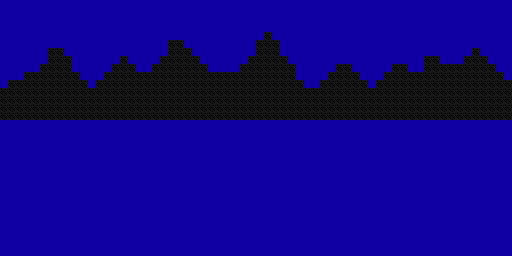

A level layout from a 2D game, rendered from its tile map. Below: a short description, then the map file with its tile-grid data intact:
An orthogonal 64x32 tile map with 8x8 px tiles, 1 tile layer (Tile Layer 1).

<map version="1.10" tiledversion="1.10.2" orientation="orthogonal" renderorder="right-down" width="64" height="32" tilewidth="8" tileheight="8" infinite="0" nextlayerid="2" nextobjectid="1">
 <editorsettings>
  <export target="../Final_Project_NationJared/MovingMountains.c" format="gba" />
 </editorsettings>
 <tileset firstgid="1" source="Rooftop_Ground_TilesetBitmap.tsx" />
 <layer id="1" name="Tile Layer 1" width="64" height="32">
  <data encoding="csv">
5,5,5,5,5,5,5,5,5,5,5,5,5,5,5,5,5,5,5,5,5,5,5,5,5,5,5,5,5,5,5,5,5,5,5,5,5,5,5,5,5,5,5,5,5,5,5,5,5,5,5,5,5,5,5,5,5,5,5,5,5,5,5,5,
5,5,5,5,5,5,5,5,5,5,5,5,5,5,5,5,5,5,5,5,5,5,5,5,5,5,5,5,5,5,5,5,5,5,5,5,5,5,5,5,5,5,5,5,5,5,5,5,5,5,5,5,5,5,5,5,5,5,5,5,5,5,5,5,
5,5,5,5,5,5,5,5,5,5,5,5,5,5,5,5,5,5,5,5,5,5,5,5,5,5,5,5,5,5,5,5,5,5,5,5,5,5,5,5,5,5,5,5,5,5,5,5,5,5,5,5,5,5,5,5,5,5,5,5,5,5,5,5,
5,5,5,5,5,5,5,5,5,5,5,5,5,5,5,5,5,5,5,5,5,5,5,5,5,5,5,5,5,5,5,5,5,5,5,5,5,5,5,5,5,5,5,5,5,5,5,5,5,5,5,5,5,5,5,5,5,5,5,5,5,5,5,5,
5,5,5,5,5,5,5,5,5,5,5,5,5,5,5,5,5,5,5,5,5,5,5,5,5,5,5,5,5,5,5,5,5,3,5,5,5,5,5,5,5,5,5,5,5,5,5,5,5,5,5,5,5,5,5,5,5,5,5,5,5,5,5,5,
5,5,5,5,5,5,5,5,5,5,5,5,5,5,5,5,5,5,5,5,5,3,3,5,5,5,5,5,5,5,5,5,3,3,3,5,5,5,5,5,5,5,5,5,5,5,5,5,5,5,5,5,5,5,5,5,5,5,5,5,5,5,5,5,
5,5,5,5,5,5,3,3,5,5,5,5,5,5,5,5,5,5,5,5,5,3,3,3,5,5,5,5,5,5,5,5,3,3,3,5,5,5,5,5,5,5,5,5,5,5,5,5,5,5,5,5,5,5,5,5,5,5,5,3,5,5,5,5,
5,5,5,5,5,5,3,3,3,5,5,5,5,5,5,3,5,5,5,5,3,3,3,3,3,5,5,5,5,5,5,3,3,3,3,3,5,5,5,5,5,5,5,5,5,5,5,5,5,5,5,5,5,3,3,5,5,5,3,3,3,5,5,5,
5,5,5,5,5,3,3,3,3,5,5,5,5,5,3,3,3,5,5,3,3,3,3,3,3,3,5,5,5,5,3,3,3,3,3,3,3,5,5,5,5,5,3,3,5,5,5,5,5,3,3,5,5,3,3,3,3,3,3,3,3,3,5,5,
5,5,5,3,3,3,3,3,3,3,5,5,5,3,3,3,3,3,3,3,3,3,3,3,3,3,3,3,3,3,3,3,3,3,3,3,3,5,5,5,5,3,3,3,3,5,5,5,3,3,3,3,3,3,3,3,3,3,3,3,3,3,3,5,
5,3,3,3,3,3,3,3,3,3,3,5,3,3,3,3,3,3,3,3,3,3,3,3,3,3,3,3,3,3,3,3,3,3,3,3,3,3,5,5,3,3,3,3,3,3,5,3,3,3,3,3,3,3,3,3,3,3,3,3,3,3,3,3,
3,3,3,3,3,3,3,3,3,3,3,3,3,3,3,3,3,3,3,3,3,3,3,3,3,3,3,3,3,3,3,3,3,3,3,3,3,3,3,3,3,3,3,3,3,3,3,3,3,3,3,3,3,3,3,3,3,3,3,3,3,3,3,3,
3,3,3,3,3,3,3,3,3,3,3,3,3,3,3,3,3,3,3,3,3,3,3,3,3,3,3,3,3,3,3,3,3,3,3,3,3,3,3,3,3,3,3,3,3,3,3,3,3,3,3,3,3,3,3,3,3,3,3,3,3,3,3,3,
3,3,3,3,3,3,3,3,3,3,3,3,3,3,3,3,3,3,3,3,3,3,3,3,3,3,3,3,3,3,3,3,3,3,3,3,3,3,3,3,3,3,3,3,3,3,3,3,3,3,3,3,3,3,3,3,3,3,3,3,3,3,3,3,
3,3,3,3,3,3,3,3,3,3,3,3,3,3,3,3,3,3,3,3,3,3,3,3,3,3,3,3,3,3,3,3,3,3,3,3,3,3,3,3,3,3,3,3,3,3,3,3,3,3,3,3,3,3,3,3,3,3,3,3,3,3,3,3,
5,5,5,5,5,5,5,5,5,5,5,5,5,5,5,5,5,5,5,5,5,5,5,5,5,5,5,5,5,5,5,5,5,5,5,5,5,5,5,5,5,5,5,5,5,5,5,5,5,5,5,5,5,5,5,5,5,5,5,5,5,5,5,5,
5,5,5,5,5,5,5,5,5,5,5,5,5,5,5,5,5,5,5,5,5,5,5,5,5,5,5,5,5,5,5,5,5,5,5,5,5,5,5,5,5,5,5,5,5,5,5,5,5,5,5,5,5,5,5,5,5,5,5,5,5,5,5,5,
5,5,5,5,5,5,5,5,5,5,5,5,5,5,5,5,5,5,5,5,5,5,5,5,5,5,5,5,5,5,5,5,5,5,5,5,5,5,5,5,5,5,5,5,5,5,5,5,5,5,5,5,5,5,5,5,5,5,5,5,5,5,5,5,
5,5,5,5,5,5,5,5,5,5,5,5,5,5,5,5,5,5,5,5,5,5,5,5,5,5,5,5,5,5,5,5,5,5,5,5,5,5,5,5,5,5,5,5,5,5,5,5,5,5,5,5,5,5,5,5,5,5,5,5,5,5,5,5,
5,5,5,5,5,5,5,5,5,5,5,5,5,5,5,5,5,5,5,5,5,5,5,5,5,5,5,5,5,5,5,5,5,5,5,5,5,5,5,5,5,5,5,5,5,5,5,5,5,5,5,5,5,5,5,5,5,5,5,5,5,5,5,5,
5,5,5,5,5,5,5,5,5,5,5,5,5,5,5,5,5,5,5,5,5,5,5,5,5,5,5,5,5,5,5,5,5,5,5,5,5,5,5,5,5,5,5,5,5,5,5,5,5,5,5,5,5,5,5,5,5,5,5,5,5,5,5,5,
5,5,5,5,5,5,5,5,5,5,5,5,5,5,5,5,5,5,5,5,5,5,5,5,5,5,5,5,5,5,5,5,5,5,5,5,5,5,5,5,5,5,5,5,5,5,5,5,5,5,5,5,5,5,5,5,5,5,5,5,5,5,5,5,
5,5,5,5,5,5,5,5,5,5,5,5,5,5,5,5,5,5,5,5,5,5,5,5,5,5,5,5,5,5,5,5,5,5,5,5,5,5,5,5,5,5,5,5,5,5,5,5,5,5,5,5,5,5,5,5,5,5,5,5,5,5,5,5,
5,5,5,5,5,5,5,5,5,5,5,5,5,5,5,5,5,5,5,5,5,5,5,5,5,5,5,5,5,5,5,5,5,5,5,5,5,5,5,5,5,5,5,5,5,5,5,5,5,5,5,5,5,5,5,5,5,5,5,5,5,5,5,5,
5,5,5,5,5,5,5,5,5,5,5,5,5,5,5,5,5,5,5,5,5,5,5,5,5,5,5,5,5,5,5,5,5,5,5,5,5,5,5,5,5,5,5,5,5,5,5,5,5,5,5,5,5,5,5,5,5,5,5,5,5,5,5,5,
5,5,5,5,5,5,5,5,5,5,5,5,5,5,5,5,5,5,5,5,5,5,5,5,5,5,5,5,5,5,5,5,5,5,5,5,5,5,5,5,5,5,5,5,5,5,5,5,5,5,5,5,5,5,5,5,5,5,5,5,5,5,5,5,
5,5,5,5,5,5,5,5,5,5,5,5,5,5,5,5,5,5,5,5,5,5,5,5,5,5,5,5,5,5,5,5,5,5,5,5,5,5,5,5,5,5,5,5,5,5,5,5,5,5,5,5,5,5,5,5,5,5,5,5,5,5,5,5,
5,5,5,5,5,5,5,5,5,5,5,5,5,5,5,5,5,5,5,5,5,5,5,5,5,5,5,5,5,5,5,5,5,5,5,5,5,5,5,5,5,5,5,5,5,5,5,5,5,5,5,5,5,5,5,5,5,5,5,5,5,5,5,5,
5,5,5,5,5,5,5,5,5,5,5,5,5,5,5,5,5,5,5,5,5,5,5,5,5,5,5,5,5,5,5,5,5,5,5,5,5,5,5,5,5,5,5,5,5,5,5,5,5,5,5,5,5,5,5,5,5,5,5,5,5,5,5,5,
5,5,5,5,5,5,5,5,5,5,5,5,5,5,5,5,5,5,5,5,5,5,5,5,5,5,5,5,5,5,5,5,5,5,5,5,5,5,5,5,5,5,5,5,5,5,5,5,5,5,5,5,5,5,5,5,5,5,5,5,5,5,5,5,
5,5,5,5,5,5,5,5,5,5,5,5,5,5,5,5,5,5,5,5,5,5,5,5,5,5,5,5,5,5,5,5,5,5,5,5,5,5,5,5,5,5,5,5,5,5,5,5,5,5,5,5,5,5,5,5,5,5,5,5,5,5,5,5,
5,5,5,5,5,5,5,5,5,5,5,5,5,5,5,5,5,5,5,5,5,5,5,5,5,5,5,5,5,5,5,5,5,5,5,5,5,5,5,5,5,5,5,5,5,5,5,5,5,5,5,5,5,5,5,5,5,5,5,5,5,5,5,5
</data>
 </layer>
</map>
